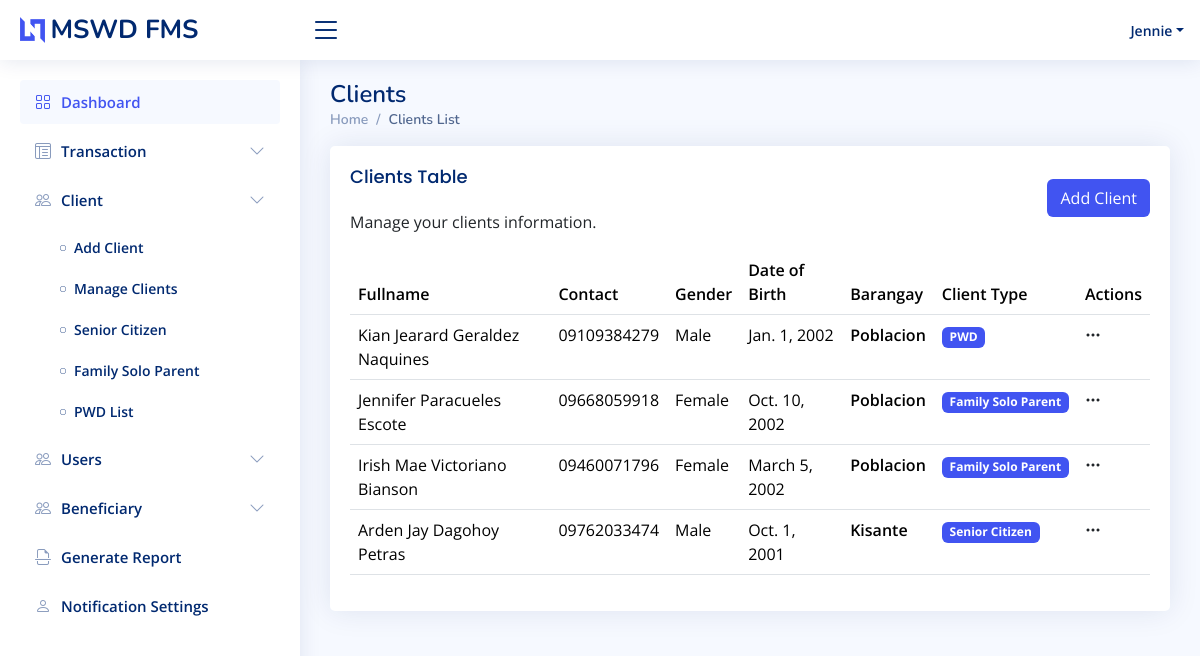
/client/ (signed in), run on the app's committed database.
### app/models.py (models this page shows, shortened)
class Client(models.Model):
    MARITAL_STATUS = (
        ("Single", "Single"),
        ("Married", "Married"),
        ("Divorced", "Divorced"),
        ("Widowed", "Widowed"),
        ("Annulled", "Annulled"),
    )
    CLIENT_TYPE = (
        ("Senior Citizen", "Senior Citizen"),
        ("Family Solo Parent", "Family Solo Parent"),
        ("PWD", "PWD"),
    )
    first_name = models.CharField(max_length=50, unique=False, db_index=True)
    middle_name = models.CharField(max_length=50, unique=False, db_index=True, blank=True, null=True, help_text="Optional middle name")
    last_name = models.CharField(max_length=50, unique=False, db_index=True)
    contact_number = models.CharField(max_length=50, unique=True, db_index=True)
    gender = models.CharField(
        max_length=10, db_index=True, choices=(("Male", "Male"), ("Female", "Female"))
    )
    marital_status = models.CharField(
        max_length=50, db_index=True, choices=MARITAL_STATUS
    )
    birth_date = models.DateField(auto_now_add=False, null=False, db_index=True)
    barangay = models.CharField(max_length=255, null=False, db_index=True)
    address = models.TextField(max_length=255, null=False)
    client_type = models.CharField(max_length=50, choices=CLIENT_TYPE)
    date_added = models.DateTimeField(auto_now_add=True)
    who_will_claim = models.CharField(max_length=255, null=True, blank=True)
    def get_fullname(self):
        middle_initial = (
            self.middle_name.split()[0].capitalize() if self.middle_name else ""
        )
        return f"{self.first_name} {middle_initial} {self.last_name}".strip()
    class Meta:
        verbose_name = 'Client'
        verbose_name_plural = 'Clients'

### app/views.py (the view)
# urls.py: path("client/", ClientView.as_view(), name="client"),
class ClientView(View):
    template_name = "view_templates/clients.html"
    def get(self, request):
        context = {}
        query_clients = Client.objects.all().order_by("date_added")
        context["clients"] = query_clients
        return render(request, self.template_name, context)

### app/templates/view_templates/clients.html (shortened to what this page needs)
{% extends './../includes/base.html' %}
{% block content %}
<div class="pagetitle">
    <h1>Clients</h1>
    <nav>
        <ol class="breadcrumb">
            <li class="breadcrumb-item">
                <a href="{% url 'dashboard' %}">Home</a>
            </li>
            <li class="breadcrumb-item active">Clients List</li>
        </ol>
    </nav>
</div>
<section class="section">
    <div class="row">
        <div class="col-lg-12">
            <div class="card">
                <div class="card-body">
                    <div class="d-flex justify-content-between align-items-center">
                        <div>
                            <h5 class="card-title">Clients Table</h5>
                            <p>Manage your clients information.</p>
                        </div>
                        <a href="{% url 'add_client' %}" class="btn bg-custom btn-md">Add Client</a>
                    </div>
                    <div class="table-responsive">
                        <table class="table datatable">
                            <thead>
                                <tr>
                                    <th>Fullname</th>
                                    <th>Contact</th>
                                    <th>Gender</th>
                                    <th>Date of Birth</th>
                                    <th>Barangay</th>
                                    <th>Client Type</th>
                                    <th>Actions</th>
                                </tr>
                            </thead>
                            <tbody>
                                {% for item in clients %}
                                <tr>
                                    <td>{{ item.get_fullname }}</td>
                                    <td>{{ item.contact_number }}</td>
                                    <td>{{ item.gender }}</td>
                                    <td>{{ item.birth_date }}</td>
                                    <th>{{ item.barangay }}</th>
                                    <th>
                                        <div class="badge bg-primary">
                                            {{ item.client_type }}
                                        </div>
                                    </th>
                                    <th>
                                        <div class="filter">
                                            <a
                                                class="icon text-dark"
                                                href="#"
                                                data-bs-toggle="dropdown"
                                                aria-expanded="true"
                                            >
                                                <i class="bi bi-three-dots"></i>
                                            </a>
                                        </div>
                                    </th>
                                </tr>
                                {% endfor %}
                            </tbody>
                        </table>
                    </div>
                </div>
            </div>
        </div>
    </div>
</section>
{% endblock %}

### app/templates/includes/header.html (shortened to what this page needs)
{% load static %}
<header id="header" class="header fixed-top d-flex align-items-center">
    <div class="d-flex align-items-center justify-content-between">
        <a href="index.html" class="logo d-flex align-items-center">
            <img src="assets/img/logo.png" alt="">
            <span class="d-none d-lg-block">MSWD FMS</span>
        </a>
        <i class="bi bi-list toggle-sidebar-btn"></i>
    </div>
    <nav class="header-nav ms-auto">
        <ul class="d-flex align-items-center">
            <li class="nav-item dropdown pe-3">
                <a class="nav-link nav-profile d-flex align-items-center pe-0" href="#" data-bs-toggle="dropdown">
                    <span class="d-none d-md-block dropdown-toggle ps-2" style="text-transform: capitalize;">{{ request.user.username }}</span>
                </a>
            </li>
        </ul>
    </nav>
</header>

### static/assets/css/style.css (style rules this page uses)
:root { scroll-behavior: smooth; }
body { font-family: "Open Sans", sans-serif; background: #f6f9ff; color: #444444; }
a { color: #4154f1; text-decoration: none; }
h1, h2, h3, h4, h5, h6 { font-family: "Nunito", sans-serif; }
.pagetitle { margin-bottom: 10px; }
.pagetitle h1 { font-size: 24px; margin-bottom: 0; font-weight: 600; color: #012970; }
.card { margin-bottom: 30px; border: none; border-radius: 5px; box-shadow: 0px 0 30px rgba(1, 41, 112, 0.1); }
.card-title { padding: 20px 0 15px 0; font-size: 18px; font-weight: 500; color: #012970; font-family: "Poppins", sans-serif; }
.card-body { padding: 0 20px 20px 20px; }
.breadcrumb { font-size: 14px; font-family: "Nunito", sans-serif; color: #899bbd; font-weight: 600; }
.breadcrumb a { color: #899bbd; transition: 0.3s; }
.breadcrumb .breadcrumb-item::before { color: #899bbd; }
.breadcrumb .active { color: #51678f; font-weight: 600; }
.logo { line-height: 1; }
@media (min-width: 1200px) { .logo { width: 280px; } }
.logo img { max-height: 26px; margin-right: 6px; }
.logo span { font-size: 26px; font-weight: 700; color: #012970; font-family: "Nunito", sans-serif; }
.header { transition: all 0.5s; z-index: 997; height: 60px; box-shadow: 0px 2px 20px rgba(1, 41, 112, 0.1); background-color: #fff; padding-left: 20px; }
.header .toggle-sidebar-btn { font-size: 32px; padding-left: 10px; cursor: pointer; color: #012970; }
.header-nav ul { list-style: none; }
.header-nav>ul { margin: 0; padding: 0; }
.header-nav .nav-profile { color: #012970; }
.header-nav .nav-profile span { font-size: 14px; font-weight: 600; }

### app/templates/includes/base.html (style rules this page uses)
.bg-primary { background-color: #4154f1 !important; }
.bg-custom { background-color: #4154f1 !important; color: #ffffff !important; }
tr th { font-weight: 600; color: #012970; }

### data on the page
Client: get_fullname "Kian Jearard Geraldez Naquines", contact_number "09109384279", gender "Male", birth_date "Jan. 1, 2002", barangay "Poblacion", client_type "PWD"
Client: get_fullname "Jennifer Paracueles Escote", contact_number "09668059918", gender "Female", birth_date "Oct. 10, 2002", barangay "Poblacion", client_type "Family Solo Parent"
Client: get_fullname "Irish Mae Victoriano Bianson", contact_number "09460071796", gender "Female", birth_date "March 5, 2002", barangay "Poblacion", client_type "Family Solo Parent"
Client: get_fullname "Arden Jay Dagohoy Petras", contact_number "09762033474", gender "Male", birth_date "Oct. 1, 2001", barangay "Kisante", client_type "Senior Citizen"

### other printed values
{{ request.user.username }} "Jennie"
